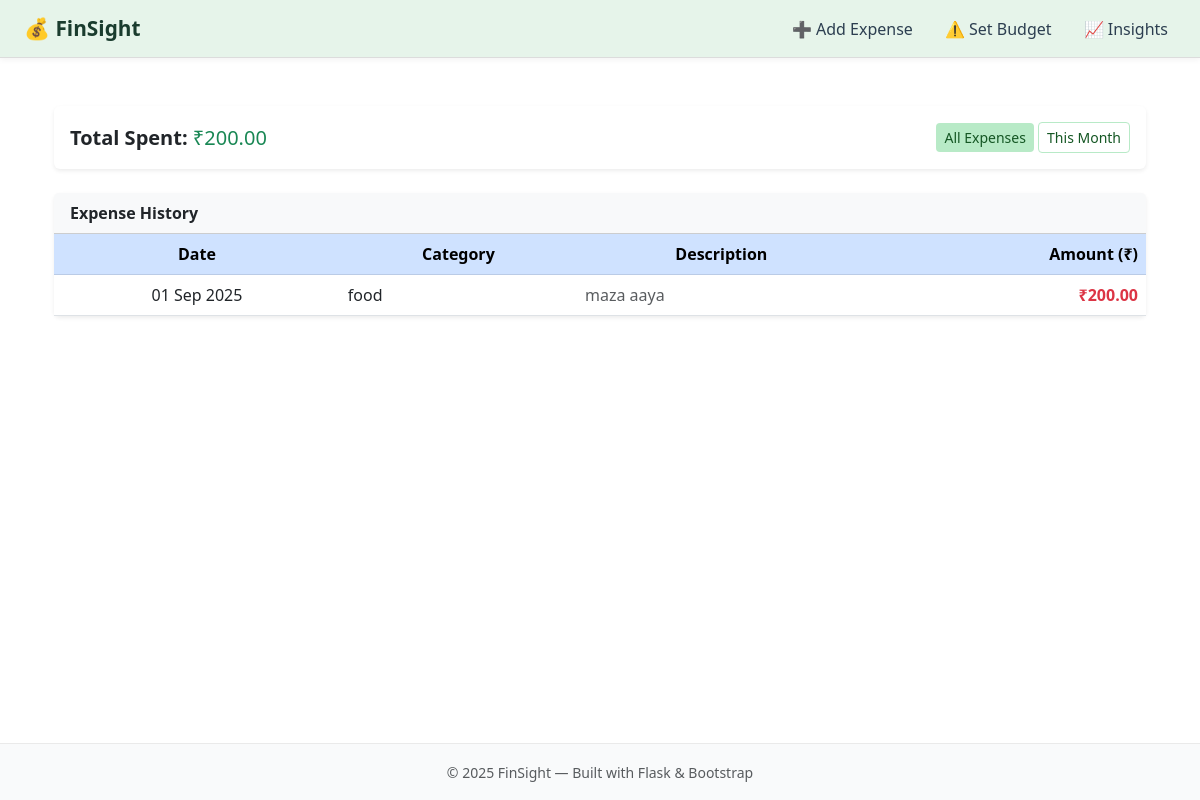
Before: /home (signed in) with the older database file.
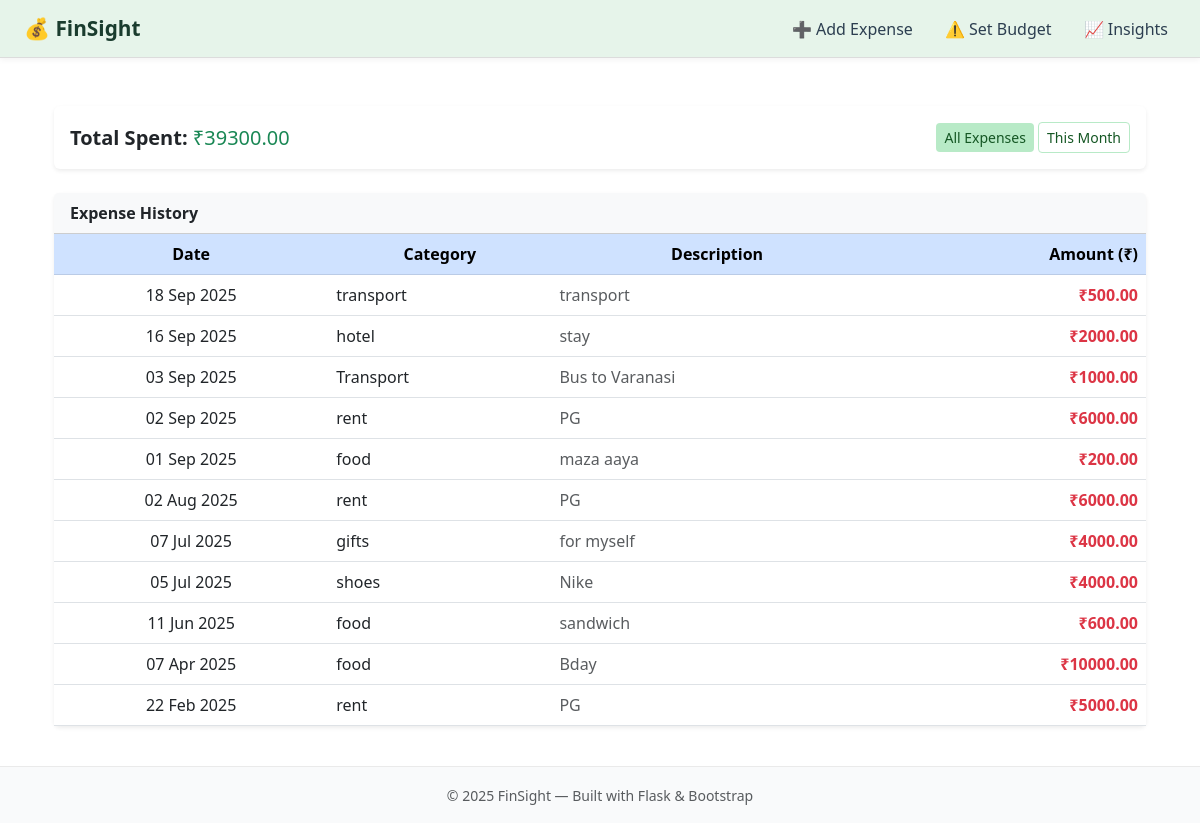
After: the same page with the newer database file.
### model.py (models this page shows, shortened)
class Expense(db.Model):
    __tablename__ = "expenses"
    id = db.Column(db.Integer, primary_key=True)
    user_id = db.Column(db.Integer, db.ForeignKey("users.id"), nullable=False)
    category = db.Column(db.String(50), nullable=False)
    amount = db.Column(db.Float, nullable=False)
    description = db.Column(db.String(200), nullable=True)
    date = db.Column(db.Date, nullable=False, default=date.today)

### app.py (the view)
@app.route('/home')
@login_required
def home():
    filter_option = request.args.get("filter", "all")  # default = all
    if filter_option == "month":
        today = date.today()
        first_day = date(today.year, today.month, 1)
        last_day = date(today.year, today.month, calendar.monthrange(today.year, today.month)[1])
        expenses = Expense.query.filter(
            Expense.user_id == current_user.id,
            Expense.date >= first_day,
            Expense.date <= last_day
        ).order_by(Expense.date.desc()).all()
    else:
        expenses = Expense.query.filter_by(user_id=current_user.id).order_by(Expense.date.desc()).all()
    total = sum(e.amount for e in expenses)
    return render_template(
        'home.html',
        expenses=expenses,
        total=total,
        filter_option=filter_option
    )

### app.py (called while the page is built)
@login_manager.user_loader
def load_user(user_id):
    return User.query.get(int(user_id))

### templates/home.html (shortened to what this page needs)
{% extends 'base.html' %}
{% block content %}
<div class="container my-4">
    <div class="card shadow-sm border-0 mb-4">
        <div class="card-body d-flex justify-content-between align-items-center">
            <div class="fs-5">
                <strong>Total Spent:</strong>
                <span class="text-success">₹{{ '%.2f'|format(total) }}</span>
            </div>
            <div>
                <a class="btn btn-sm {% if filter_option=='all' %}btn-soft-green{% else %}btn-outline-soft-green{% endif %}"
                   href="{{ url_for('home', filter='all') }}">
                   All Expenses
                </a>
                <a class="btn btn-sm {% if filter_option=='month' %}btn-soft-green{% else %}btn-outline-soft-green{% endif %}"
                   href="{{ url_for('home', filter='month') }}">
                   This Month
                </a>
            </div>
        </div>
    </div>
    <div class="card shadow-sm border-0">
        <div class="card-header bg-light fw-semibold">
            Expense History
        </div>
        <div class="table-responsive">
            <table class="table table-hover align-middle mb-0">
                <thead class="table-primary text-center">
                    <tr>
                        <th>Date</th>
                        <th>Category</th>
                        <th>Description</th>
                        <th class="text-end">Amount (₹)</th>
                    </tr>
                </thead>
                <tbody>
                    {% for e in expenses %}
                    <tr>
                        <td class="text-center">{{ e.date.strftime('%d %b %Y') }}</td>
                        <td>{{ e.category }}</td>
                        <td class="text-muted">{{ e.description or "-" }}</td>
                        <td class="text-end fw-semibold text-danger">₹{{ '%.2f'|format(e.amount) }}</td>
                    </tr>
                    {% endfor %}
                </tbody>
            </table>
        </div>
    </div>
</div>
{% endblock %}

### templates/base.html (shortened to what this page needs)
<!DOCTYPE html>
<html lang="en">
<head>
  <link href="https://cdn.jsdelivr.net/npm/bootstrap@5.3.0/dist/css/bootstrap.min.css" rel="stylesheet">
</head>
<body>
<nav class="navbar navbar-expand-lg">
  <div class="container-fluid px-4">
    <a class="navbar-brand" href="{{ url_for('home') }}">💰 FinSight</a>
    <div class="collapse navbar-collapse justify-content-end" id="navbarNav">
      <ul class="navbar-nav">
        <li class="nav-item"><a class="nav-link" href="{{ url_for('add_expense') }}">➕ Add Expense</a></li>
        <li class="nav-item"><a class="nav-link" href="{{ url_for('set_budget') }}">⚠️ Set Budget</a></li>
        <li class="nav-item"><a class="nav-link" href="{{ url_for('insights') }}">📈 Insights</a></li>
      </ul>
    </div>
  </div>
</nav>
<main class="{% block main_class %}container my-3{% endblock %}">
  {% block content %}{% endblock %}
</main>
<footer class="footer py-3">
  <div class="container text-center">
    <small class="text-muted">© 2025 FinSight — Built with Flask & Bootstrap</small>
  </div>
</footer>
</body>
</html>

### templates/base.html (style rules this page uses)
.navbar { background: #e6f4ea; border-bottom: 1px solid #dcdcdc; box-shadow: 0 2px 6px rgba(0,0,0,0.05); }
.navbar-brand { font-weight: 700; font-size: 1.3rem; color: #1a3c2e !important; }
.nav-link { color: #2c3e50 !important; font-weight: 500; margin-left: 1rem; transition: color 0.2s ease-in-out; }
body { display: flex; flex-direction: column; min-height: 100vh; }
main { flex: 1; }
footer { background: #f9fafb; border-top: 1px solid #eaeaea; }
.btn-soft-green { background-color: #b8eac7; color: #155724; border: none; }
.btn-outline-soft-green { border: 1px solid #b8eac7; color: #155724; }

Changed rows visible on the page:
added Expense: date "18 Sep 2025", category "transport", description "transport", amount "500.00"
added Expense: date "16 Sep 2025", category "hotel", description "stay", amount "2000.00"
added Expense: date "03 Sep 2025", category "Transport", description "Bus to Varanasi", amount "1000.00"
added Expense: date "02 Sep 2025", category "rent", description "PG", amount "6000.00"
added Expense: date "02 Aug 2025", category "rent", description "PG", amount "6000.00"
added Expense: date "07 Jul 2025", category "gifts", description "for myself", amount "4000.00"
added Expense: date "05 Jul 2025", category "shoes", description "Nike", amount "4000.00"
added Expense: date "11 Jun 2025", category "food", description "sandwich", amount "600.00"
added Expense: date "07 Apr 2025", category "food", description "Bday", amount "10000.00"
added Expense: date "22 Feb 2025", category "rent", description "PG", amount "5000.00"
Other visible differences:
{{ '%.2f'|format(total) }}: "200.00" → "39300.00"
